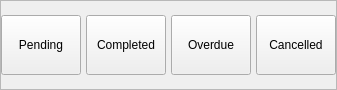
                   <widget class="QFrame" name="pendingCompletedBtn">
                    <property name="sizePolicy">
                     <sizepolicy hsizetype="Preferred" vsizetype="Expanding">
                      <horstretch>0</horstretch>
                      <verstretch>0</verstretch>
                     </sizepolicy>
                    </property>
                    <property name="maximumSize">
                     <size>
                      <width>16777215</width>
                      <height>90</height>
                     </size>
                    </property>
                    <property name="styleSheet">
                     <string notr="true"/>
                    </property>
                    <property name="frameShape">
                     <enum>QFrame::StyledPanel</enum>
                    </property>
                    <property name="frameShadow">
                     <enum>QFrame::Raised</enum>
                    </property>
                    <layout class="QHBoxLayout" name="horizontalLayout_26">
                     <property name="spacing">
                      <number>5</number>
                     </property>
                     <property name="leftMargin">
                      <number>0</number>
                     </property>
                     <property name="topMargin">
                      <number>10</number>
                     </property>
                     <property name="rightMargin">
                      <number>0</number>
                     </property>
                     <property name="bottomMargin">
                      <number>10</number>
                     </property>
                     <item>
                      <widget class="QPushButton" name="pendingBtn">
                       <property name="sizePolicy">
                        <sizepolicy hsizetype="Expanding" vsizetype="Expanding">
                         <horstretch>0</horstretch>
                         <verstretch>0</verstretch>
                        </sizepolicy>
                       </property>
                       <property name="maximumSize">
                        <size>
                         <width>16777215</width>
                         <height>60</height>
                        </size>
                       </property>
                       <property name="styleSheet">
                        <string notr="true"/>
                       </property>
                       <property name="text">
                        <string>Pending</string>
                       </property>
                      </widget>
                     </item>
                     <item>
                      <widget class="QPushButton" name="completedBtn">
                       <property name="sizePolicy">
                        <sizepolicy hsizetype="Expanding" vsizetype="Expanding">
                         <horstretch>0</horstretch>
                         <verstretch>0</verstretch>
                        </sizepolicy>
                       </property>
                       <property name="maximumSize">
                        <size>
                         <width>16777215</width>
                         <height>60</height>
                        </size>
                       </property>
                       <property name="styleSheet">
                        <string notr="true"/>
                       </property>
                       <property name="text">
                        <string>Completed</string>
                       </property>
                      </widget>
                     </item>
                     <item>
                      <widget class="QPushButton" name="overdueBtn">
                       <property name="sizePolicy">
                        <sizepolicy hsizetype="Expanding" vsizetype="Expanding">
                         <horstretch>0</horstretch>
                         <verstretch>0</verstretch>
                        </sizepolicy>
                       </property>
                       <property name="maximumSize">
                        <size>
                         <width>16777215</width>
                         <height>60</height>
                        </size>
                       </property>
                       <property name="styleSheet">
                        <string notr="true"/>
                       </property>
                       <property name="text">
                        <string>Overdue</string>
                       </property>
                      </widget>
                     </item>
                     <item>
                      <widget class="QPushButton" name="cancelledBtn">
                       <property name="sizePolicy">
                        <sizepolicy hsizetype="Expanding" vsizetype="Expanding">
                         <horstretch>0</horstretch>
                         <verstretch>0</verstretch>
                        </sizepolicy>
                       </property>
                       <property name="maximumSize">
                        <size>
                         <width>16777215</width>
                         <height>60</height>
                        </size>
                       </property>
                       <property name="styleSheet">
                        <string notr="true"/>
                       </property>
                       <property name="text">
                        <string>Cancelled</string>
                       </property>
                      </widget>
                     </item>
                    </layout>
                   </widget>
